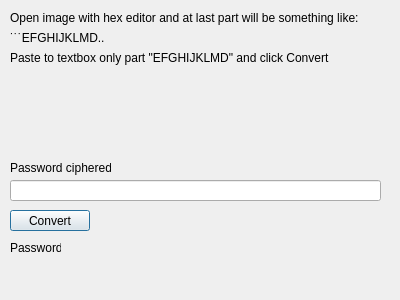
<?xml version="1.0" encoding="UTF-8"?>
<ui version="4.0">
 <class>CheckPass</class>
 <widget class="QDialog" name="CheckPass">
  <property name="geometry">
   <rect>
    <x>0</x>
    <y>0</y>
    <width>400</width>
    <height>300</height>
   </rect>
  </property>
  <property name="windowTitle">
   <string>Dialog</string>
  </property>
  <widget class="QLineEdit" name="lineEdit">
   <property name="geometry">
    <rect>
     <x>10</x>
     <y>180</y>
     <width>371</width>
     <height>21</height>
    </rect>
   </property>
  </widget>
  <widget class="QLabel" name="label">
   <property name="geometry">
    <rect>
     <x>10</x>
     <y>160</y>
     <width>101</width>
     <height>16</height>
    </rect>
   </property>
   <property name="text">
    <string>Password ciphered:</string>
   </property>
  </widget>
  <widget class="QLabel" name="label_2">
   <property name="geometry">
    <rect>
     <x>10</x>
     <y>240</y>
     <width>51</width>
     <height>16</height>
    </rect>
   </property>
   <property name="text">
    <string>Password:</string>
   </property>
  </widget>
  <widget class="QLabel" name="lblPass">
   <property name="geometry">
    <rect>
     <x>70</x>
     <y>240</y>
     <width>47</width>
     <height>13</height>
    </rect>
   </property>
   <property name="text">
    <string/>
   </property>
  </widget>
  <widget class="QPushButton" name="btnDecipher">
   <property name="geometry">
    <rect>
     <x>10</x>
     <y>210</y>
     <width>80</width>
     <height>21</height>
    </rect>
   </property>
   <property name="text">
    <string>Convert</string>
   </property>
  </widget>
  <widget class="QLabel" name="label_3">
   <property name="geometry">
    <rect>
     <x>10</x>
     <y>10</y>
     <width>361</width>
     <height>16</height>
    </rect>
   </property>
   <property name="text">
    <string>Open image with hex editor and at last part will be something like:</string>
   </property>
  </widget>
  <widget class="QLabel" name="label_4">
   <property name="geometry">
    <rect>
     <x>10</x>
     <y>30</y>
     <width>361</width>
     <height>16</height>
    </rect>
   </property>
   <property name="text">
    <string>˙˙˙EFGHIJKLMD..</string>
   </property>
  </widget>
  <widget class="QLabel" name="label_5">
   <property name="geometry">
    <rect>
     <x>10</x>
     <y>50</y>
     <width>361</width>
     <height>16</height>
    </rect>
   </property>
   <property name="text">
    <string>Paste to textbox only part &quot;EFGHIJKLMD&quot; and click Convert</string>
   </property>
  </widget>
 </widget>
 <resources/>
 <connections/>
</ui>
